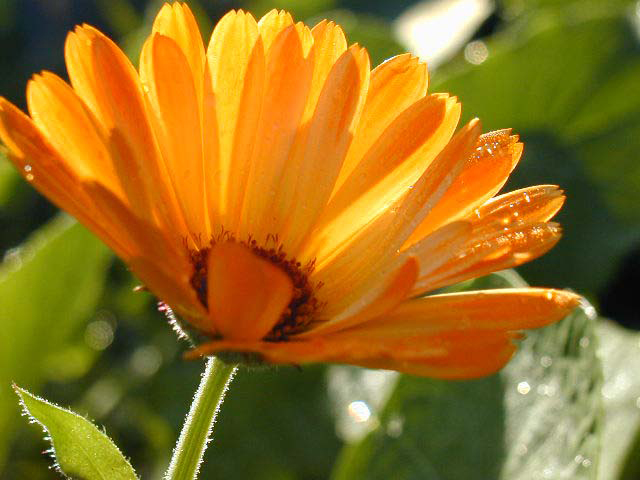
#> input picture OpenCV/plant.jpg, 640 x 480 px
$ python task_3.1.py
#> lines starting #> are read from the running program, lines starting #| are printed output that depends on the picture
import cv2

image = cv2.imread('plant.jpg')
#> image is the input picture: shape (480, 640, 3); mean B, G, R 31.5, 112.9, 150.4

grayImage = cv2.cvtColor(image,cv2.COLOR_BGR2GRAY)
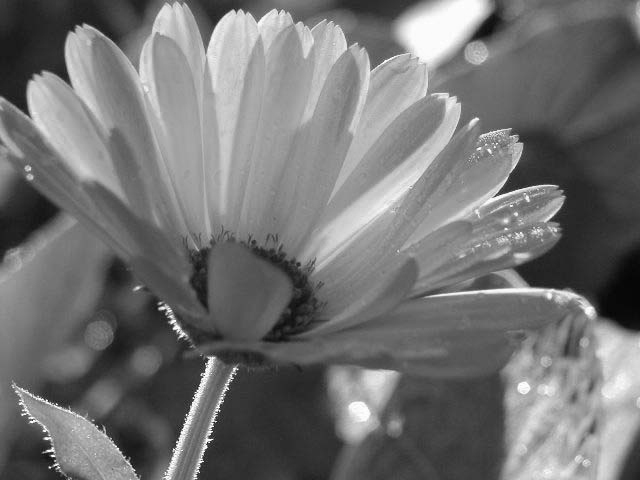
#> grayImage: shape (480, 640); min 5, max 255, mean 114.9
grayImageInv = 255-grayImage
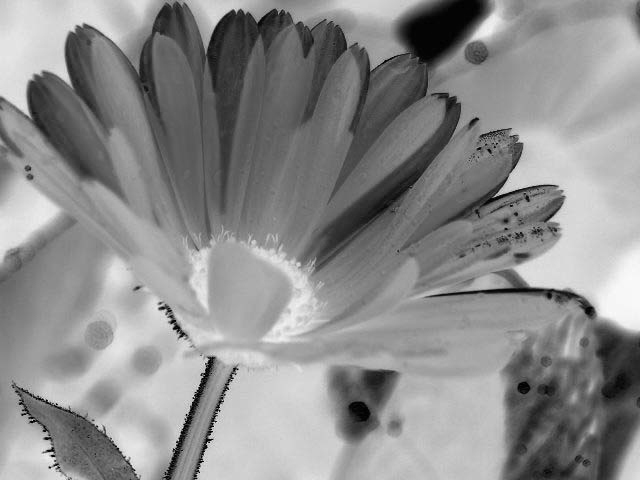
#> grayImageInv: shape (480, 640); min 0, max 250, mean 140.1

grayImageInv2 = cv2.GaussianBlur(grayImageInv,(21,21),0)
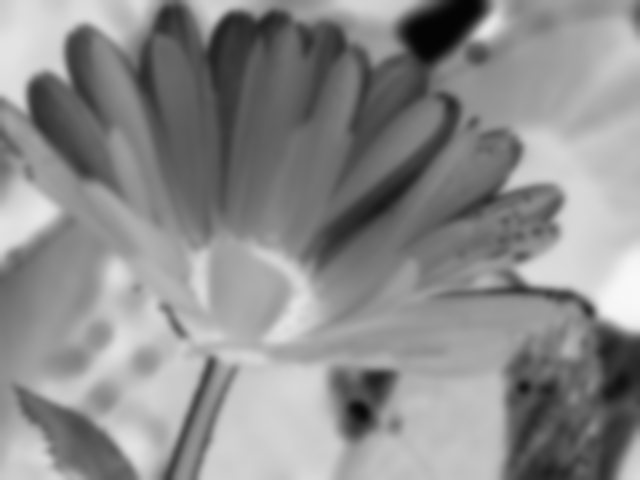
#> grayImageInv2: shape (480, 640); min 4, max 248, mean 140.1

output = cv2.divide(grayImage, 255-grayImageInv2, scale=256.0)
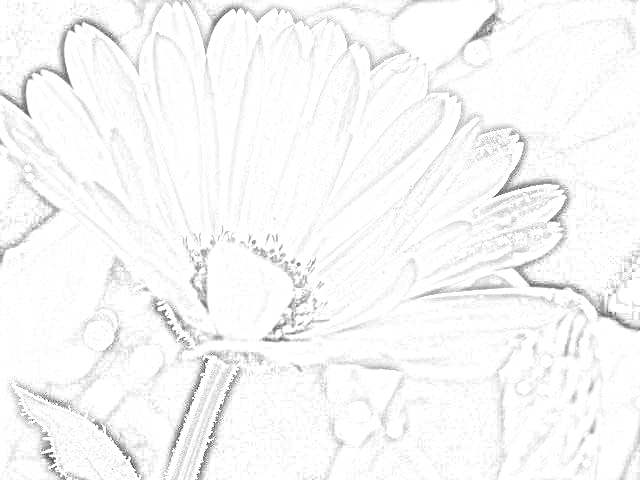
#> output: shape (480, 640); min 43, max 255, mean 247.7

cv2.imshow('original',image)
cv2.imshow('sketch',output)

if cv2.waitKey(0)&0xff==27:
#> (key Esc is pressed here)
	cv2.destroyAllWindows()
